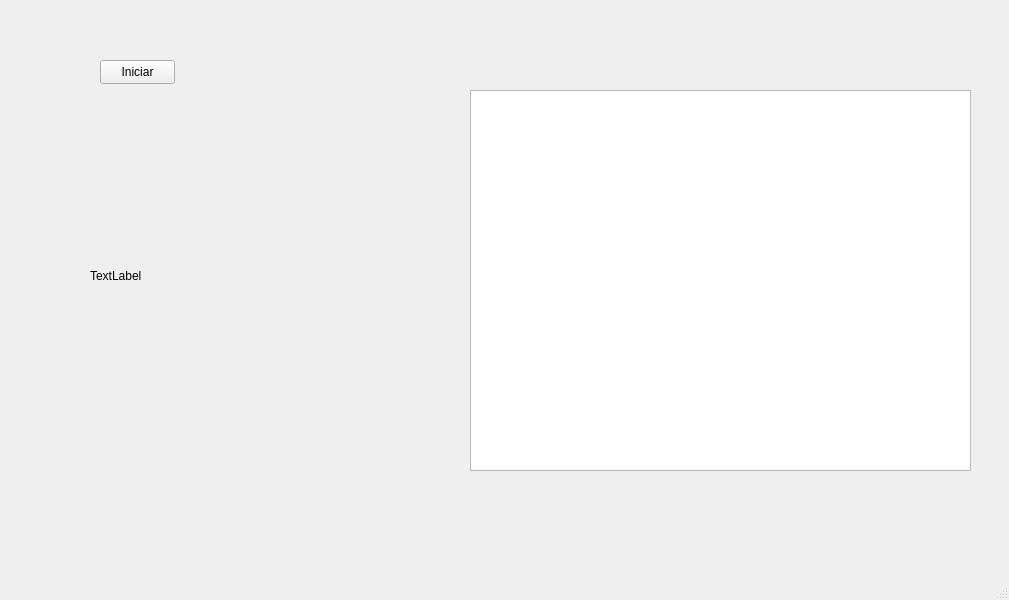
<?xml version="1.0" encoding="UTF-8"?>
<ui version="4.0">
 <class>MainWindow</class>
 <widget class="QMainWindow" name="MainWindow">
  <property name="geometry">
   <rect>
    <x>0</x>
    <y>0</y>
    <width>1009</width>
    <height>600</height>
   </rect>
  </property>
  <property name="windowTitle">
   <string>MainWindow</string>
  </property>
  <widget class="QWidget" name="centralwidget">
   <widget class="QPushButton" name="pushButton_Iniciar">
    <property name="geometry">
     <rect>
      <x>100</x>
      <y>60</y>
      <width>75</width>
      <height>24</height>
     </rect>
    </property>
    <property name="text">
     <string>Iniciar</string>
    </property>
   </widget>
   <widget class="QLabel" name="label_Display">
    <property name="geometry">
     <rect>
      <x>90</x>
      <y>140</y>
      <width>371</width>
      <height>271</height>
     </rect>
    </property>
    <property name="text">
     <string>TextLabel</string>
    </property>
   </widget>
   <widget class="QGraphicsView" name="graphicsView">
    <property name="geometry">
     <rect>
      <x>470</x>
      <y>90</y>
      <width>501</width>
      <height>381</height>
     </rect>
    </property>
   </widget>
  </widget>
  <widget class="QMenuBar" name="menubar">
   <property name="geometry">
    <rect>
     <x>0</x>
     <y>0</y>
     <width>1009</width>
     <height>22</height>
    </rect>
   </property>
  </widget>
  <widget class="QStatusBar" name="statusbar"/>
 </widget>
 <resources/>
 <connections/>
</ui>
